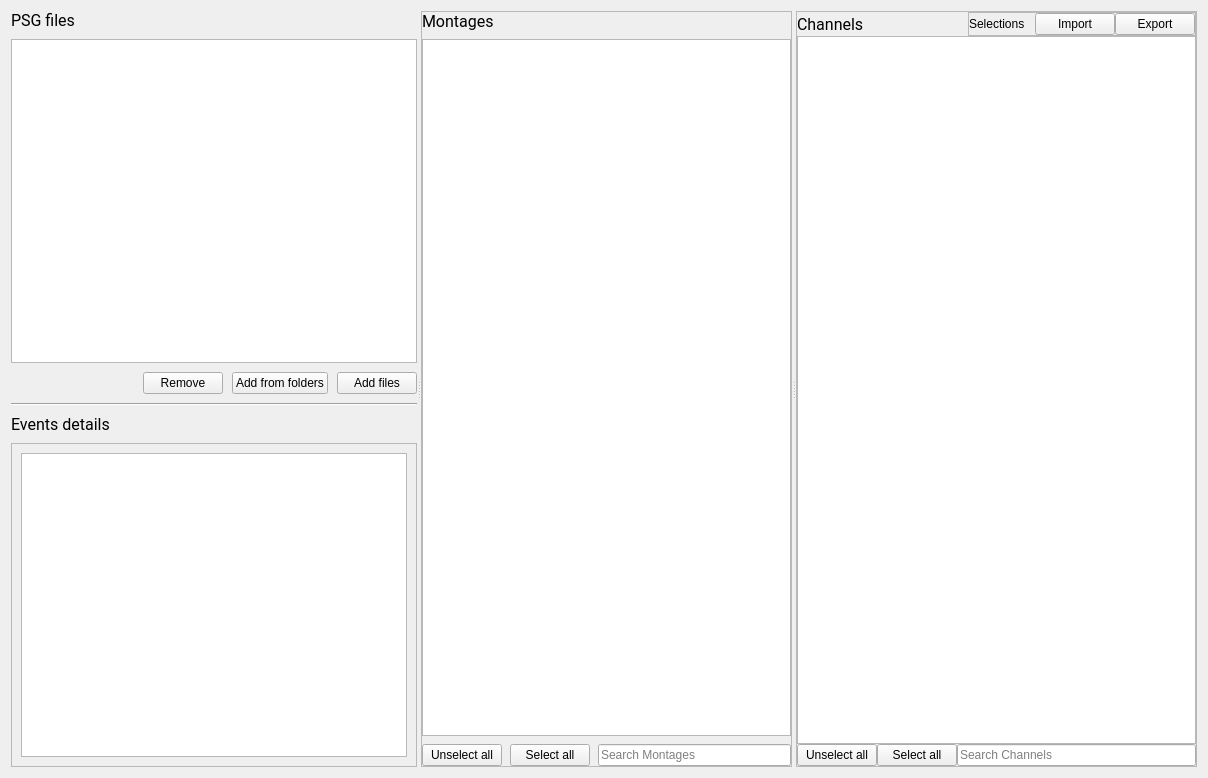
<?xml version="1.0" encoding="UTF-8"?>
<ui version="4.0">
 <class>InputFilesStep</class>
 <widget class="QWidget" name="InputFilesStep">
  <property name="geometry">
   <rect>
    <x>0</x>
    <y>0</y>
    <width>1208</width>
    <height>778</height>
   </rect>
  </property>
  <property name="windowTitle">
   <string>Form</string>
  </property>
  <property name="styleSheet">
   <string notr="true">font: 12pt &quot;Roboto&quot;;</string>
  </property>
  <layout class="QVBoxLayout" name="verticalLayout_4">
   <item>
    <widget class="QSplitter" name="splitter">
     <property name="orientation">
      <enum>Qt::Horizontal</enum>
     </property>
     <property name="childrenCollapsible">
      <bool>false</bool>
     </property>
     <widget class="QWidget" name="layoutWidget">
      <layout class="QVBoxLayout" name="verticalLayout">
       <property name="spacing">
        <number>9</number>
       </property>
       <item>
        <widget class="QLabel" name="label_PSG">
         <property name="font">
          <font>
           <family>Roboto</family>
           <pointsize>12</pointsize>
           <weight>50</weight>
           <italic>false</italic>
           <bold>false</bold>
          </font>
         </property>
         <property name="text">
          <string>PSG files</string>
         </property>
        </widget>
       </item>
       <item>
        <widget class="QListView" name="files_listview">
         <property name="editTriggers">
          <set>QAbstractItemView::NoEditTriggers</set>
         </property>
         <property name="selectionMode">
          <enum>QAbstractItemView::ExtendedSelection</enum>
         </property>
         <property name="selectionBehavior">
          <enum>QAbstractItemView::SelectItems</enum>
         </property>
        </widget>
       </item>
       <item>
        <layout class="QHBoxLayout" name="horizontalLayout_3">
         <item>
          <spacer name="horizontalSpacer_2">
           <property name="orientation">
            <enum>Qt::Horizontal</enum>
           </property>
           <property name="sizeHint" stdset="0">
            <size>
             <width>40</width>
             <height>20</height>
            </size>
           </property>
          </spacer>
         </item>
         <item>
          <widget class="QPushButton" name="remove_entries_pushbutton">
           <property name="text">
            <string>Remove</string>
           </property>
          </widget>
         </item>
         <item>
          <widget class="QPushButton" name="add_folders_pushbutton">
           <property name="text">
            <string>Add from folders</string>
           </property>
          </widget>
         </item>
         <item>
          <widget class="QPushButton" name="add_files_pushbutton">
           <property name="text">
            <string>Add files</string>
           </property>
          </widget>
         </item>
        </layout>
       </item>
       <item>
        <widget class="Line" name="line_2">
         <property name="orientation">
          <enum>Qt::Horizontal</enum>
         </property>
        </widget>
       </item>
       <item>
        <widget class="QLabel" name="label_4">
         <property name="font">
          <font>
           <family>Roboto</family>
           <pointsize>12</pointsize>
           <weight>50</weight>
           <italic>false</italic>
           <bold>false</bold>
          </font>
         </property>
         <property name="text">
          <string>Events details</string>
         </property>
        </widget>
       </item>
       <item>
        <widget class="QScrollArea" name="scrollArea">
         <property name="widgetResizable">
          <bool>true</bool>
         </property>
         <widget class="QWidget" name="scrollAreaWidgetContents">
          <property name="geometry">
           <rect>
            <x>0</x>
            <y>0</y>
            <width>385</width>
            <height>319</height>
           </rect>
          </property>
          <layout class="QVBoxLayout" name="verticalLayout_5">
           <item>
            <widget class="QTreeView" name="events_treeView"/>
           </item>
          </layout>
         </widget>
        </widget>
       </item>
      </layout>
     </widget>
     <widget class="QFrame" name="frame_montages">
      <property name="enabled">
       <bool>true</bool>
      </property>
      <property name="frameShape">
       <enum>QFrame::StyledPanel</enum>
      </property>
      <property name="frameShadow">
       <enum>QFrame::Raised</enum>
      </property>
      <layout class="QVBoxLayout" name="verticalLayout_7">
       <property name="spacing">
        <number>8</number>
       </property>
       <property name="leftMargin">
        <number>0</number>
       </property>
       <property name="topMargin">
        <number>0</number>
       </property>
       <property name="rightMargin">
        <number>0</number>
       </property>
       <property name="bottomMargin">
        <number>0</number>
       </property>
       <item>
        <layout class="QVBoxLayout" name="verticalLayout_3">
         <item>
          <widget class="QLabel" name="label_Montages">
           <property name="font">
            <font>
             <family>Roboto</family>
             <pointsize>12</pointsize>
             <weight>50</weight>
             <italic>false</italic>
             <bold>false</bold>
            </font>
           </property>
           <property name="text">
            <string>Montages</string>
           </property>
          </widget>
         </item>
         <item>
          <widget class="QTableView" name="montages_tableview">
           <property name="selectionMode">
            <enum>QAbstractItemView::MultiSelection</enum>
           </property>
           <property name="selectionBehavior">
            <enum>QAbstractItemView::SelectRows</enum>
           </property>
           <property name="horizontalScrollMode">
            <enum>QAbstractItemView::ScrollPerPixel</enum>
           </property>
           <attribute name="horizontalHeaderStretchLastSection">
            <bool>true</bool>
           </attribute>
          </widget>
         </item>
         <item>
          <layout class="QHBoxLayout" name="horizontalLayout">
           <item>
            <widget class="QPushButton" name="unselect_all_montage_pushbutton">
             <property name="text">
              <string>Unselect all</string>
             </property>
            </widget>
           </item>
           <item>
            <widget class="QPushButton" name="select_all_montage_pushbutton">
             <property name="text">
              <string>Select all</string>
             </property>
            </widget>
           </item>
           <item>
            <widget class="QLineEdit" name="montage_search_lineedit">
             <property name="placeholderText">
              <string>Search Montages</string>
             </property>
            </widget>
           </item>
          </layout>
         </item>
        </layout>
       </item>
      </layout>
     </widget>
     <widget class="QFrame" name="frame_channels">
      <property name="frameShape">
       <enum>QFrame::StyledPanel</enum>
      </property>
      <property name="frameShadow">
       <enum>QFrame::Raised</enum>
      </property>
      <layout class="QVBoxLayout" name="verticalLayout_2">
       <property name="spacing">
        <number>0</number>
       </property>
       <property name="leftMargin">
        <number>0</number>
       </property>
       <property name="topMargin">
        <number>0</number>
       </property>
       <property name="rightMargin">
        <number>0</number>
       </property>
       <property name="bottomMargin">
        <number>0</number>
       </property>
       <item>
        <layout class="QHBoxLayout" name="horizontalLayout_5">
         <item>
          <widget class="QLabel" name="label_Channels">
           <property name="font">
            <font>
             <family>Roboto</family>
             <pointsize>12</pointsize>
             <weight>50</weight>
             <italic>false</italic>
             <bold>false</bold>
            </font>
           </property>
           <property name="text">
            <string>Channels</string>
           </property>
          </widget>
         </item>
         <item>
          <spacer name="horizontalSpacer">
           <property name="orientation">
            <enum>Qt::Horizontal</enum>
           </property>
           <property name="sizeHint" stdset="0">
            <size>
             <width>13</width>
             <height>21</height>
            </size>
           </property>
          </spacer>
         </item>
         <item>
          <widget class="QFrame" name="frame">
           <property name="frameShape">
            <enum>QFrame::StyledPanel</enum>
           </property>
           <property name="frameShadow">
            <enum>QFrame::Raised</enum>
           </property>
           <layout class="QHBoxLayout" name="horizontalLayout_2">
            <property name="spacing">
             <number>0</number>
            </property>
            <property name="leftMargin">
             <number>0</number>
            </property>
            <property name="topMargin">
             <number>0</number>
            </property>
            <property name="rightMargin">
             <number>0</number>
            </property>
            <property name="bottomMargin">
             <number>0</number>
            </property>
            <item>
             <widget class="QLabel" name="label_selection">
              <property name="text">
               <string>Selections</string>
              </property>
             </widget>
            </item>
            <item>
             <spacer name="horizontalSpacer_3">
              <property name="orientation">
               <enum>Qt::Horizontal</enum>
              </property>
              <property name="sizeType">
               <enum>QSizePolicy::Fixed</enum>
              </property>
              <property name="sizeHint" stdset="0">
               <size>
                <width>10</width>
                <height>20</height>
               </size>
              </property>
             </spacer>
            </item>
            <item>
             <widget class="QPushButton" name="import_pushbutton">
              <property name="toolTip">
               <string>Press to import a saved selection of files with their montage and channels.</string>
              </property>
              <property name="text">
               <string>Import</string>
              </property>
             </widget>
            </item>
            <item>
             <widget class="QPushButton" name="export_pushbutton">
              <property name="toolTip">
               <string>Press to export and save the current selection of files with their montage and channels.</string>
              </property>
              <property name="text">
               <string>Export</string>
              </property>
             </widget>
            </item>
           </layout>
          </widget>
         </item>
        </layout>
       </item>
       <item>
        <widget class="QTableView" name="channels_tableview">
         <property name="editTriggers">
          <set>QAbstractItemView::SelectedClicked</set>
         </property>
         <property name="dragEnabled">
          <bool>false</bool>
         </property>
         <property name="dragDropOverwriteMode">
          <bool>false</bool>
         </property>
         <property name="dragDropMode">
          <enum>QAbstractItemView::NoDragDrop</enum>
         </property>
         <property name="alternatingRowColors">
          <bool>true</bool>
         </property>
         <property name="selectionBehavior">
          <enum>QAbstractItemView::SelectRows</enum>
         </property>
         <property name="horizontalScrollMode">
          <enum>QAbstractItemView::ScrollPerPixel</enum>
         </property>
         <property name="sortingEnabled">
          <bool>false</bool>
         </property>
         <attribute name="horizontalHeaderStretchLastSection">
          <bool>true</bool>
         </attribute>
        </widget>
       </item>
       <item>
        <layout class="QHBoxLayout" name="horizontalLayout_4">
         <item>
          <widget class="QPushButton" name="unselect_all_channels_pushbutton">
           <property name="text">
            <string>Unselect all</string>
           </property>
          </widget>
         </item>
         <item>
          <widget class="QPushButton" name="select_all_channels_pushbutton">
           <property name="text">
            <string>Select all</string>
           </property>
          </widget>
         </item>
         <item>
          <widget class="QLineEdit" name="search_channels_lineedit">
           <property name="inputMask">
            <string/>
           </property>
           <property name="placeholderText">
            <string>Search Channels</string>
           </property>
          </widget>
         </item>
        </layout>
       </item>
      </layout>
     </widget>
    </widget>
   </item>
  </layout>
 </widget>
 <resources>
  <include location="../../../../../snooz-toolbox/src/main/python/ui/themes/themes.qrc"/>
 </resources>
 <connections>
  <connection>
   <sender>add_files_pushbutton</sender>
   <signal>clicked()</signal>
   <receiver>InputFilesStep</receiver>
   <slot>add_files_slot()</slot>
   <hints>
    <hint type="sourcelabel">
     <x>203</x>
     <y>550</y>
    </hint>
    <hint type="destinationlabel">
     <x>330</x>
     <y>286</y>
    </hint>
   </hints>
  </connection>
  <connection>
   <sender>remove_entries_pushbutton</sender>
   <signal>clicked()</signal>
   <receiver>InputFilesStep</receiver>
   <slot>remove_entries_slot()</slot>
   <hints>
    <hint type="sourcelabel">
     <x>73</x>
     <y>550</y>
    </hint>
    <hint type="destinationlabel">
     <x>330</x>
     <y>286</y>
    </hint>
   </hints>
  </connection>
  <connection>
   <sender>add_folders_pushbutton</sender>
   <signal>clicked()</signal>
   <receiver>InputFilesStep</receiver>
   <slot>add_folders_slot()</slot>
   <hints>
    <hint type="sourcelabel">
     <x>160</x>
     <y>550</y>
    </hint>
    <hint type="destinationlabel">
     <x>330</x>
     <y>286</y>
    </hint>
   </hints>
  </connection>
  <connection>
   <sender>search_channels_lineedit</sender>
   <signal>textChanged(QString)</signal>
   <receiver>InputFilesStep</receiver>
   <slot>channel_search_changed_slot()</slot>
   <hints>
    <hint type="sourcelabel">
     <x>871</x>
     <y>570</y>
    </hint>
    <hint type="destinationlabel">
     <x>473</x>
     <y>297</y>
    </hint>
   </hints>
  </connection>
  <connection>
   <sender>montage_search_lineedit</sender>
   <signal>textChanged(QString)</signal>
   <receiver>InputFilesStep</receiver>
   <slot>montage_seach_changed_slot()</slot>
   <hints>
    <hint type="sourcelabel">
     <x>558</x>
     <y>570</y>
    </hint>
    <hint type="destinationlabel">
     <x>473</x>
     <y>297</y>
    </hint>
   </hints>
  </connection>
  <connection>
   <sender>select_all_channels_pushbutton</sender>
   <signal>clicked()</signal>
   <receiver>InputFilesStep</receiver>
   <slot>channels_select_all_slot()</slot>
   <hints>
    <hint type="sourcelabel">
     <x>762</x>
     <y>570</y>
    </hint>
    <hint type="destinationlabel">
     <x>473</x>
     <y>297</y>
    </hint>
   </hints>
  </connection>
  <connection>
   <sender>select_all_montage_pushbutton</sender>
   <signal>clicked()</signal>
   <receiver>InputFilesStep</receiver>
   <slot>montages_select_all_slot()</slot>
   <hints>
    <hint type="sourcelabel">
     <x>449</x>
     <y>570</y>
    </hint>
    <hint type="destinationlabel">
     <x>473</x>
     <y>297</y>
    </hint>
   </hints>
  </connection>
  <connection>
   <sender>unselect_all_channels_pushbutton</sender>
   <signal>clicked()</signal>
   <receiver>InputFilesStep</receiver>
   <slot>channels_unselect_all_slot()</slot>
   <hints>
    <hint type="sourcelabel">
     <x>676</x>
     <y>570</y>
    </hint>
    <hint type="destinationlabel">
     <x>473</x>
     <y>297</y>
    </hint>
   </hints>
  </connection>
  <connection>
   <sender>unselect_all_montage_pushbutton</sender>
   <signal>clicked()</signal>
   <receiver>InputFilesStep</receiver>
   <slot>montages_unselect_all_slot()</slot>
   <hints>
    <hint type="sourcelabel">
     <x>363</x>
     <y>570</y>
    </hint>
    <hint type="destinationlabel">
     <x>473</x>
     <y>297</y>
    </hint>
   </hints>
  </connection>
  <connection>
   <sender>files_listview</sender>
   <signal>clicked(QModelIndex)</signal>
   <receiver>InputFilesStep</receiver>
   <slot>file_selection_changed_slot()</slot>
   <hints>
    <hint type="sourcelabel">
     <x>168</x>
     <y>90</y>
    </hint>
    <hint type="destinationlabel">
     <x>473</x>
     <y>297</y>
    </hint>
   </hints>
  </connection>
  <connection>
   <sender>export_pushbutton</sender>
   <signal>clicked()</signal>
   <receiver>InputFilesStep</receiver>
   <slot>export_slot()</slot>
   <hints>
    <hint type="sourcelabel">
     <x>897</x>
     <y>29</y>
    </hint>
    <hint type="destinationlabel">
     <x>473</x>
     <y>297</y>
    </hint>
   </hints>
  </connection>
  <connection>
   <sender>import_pushbutton</sender>
   <signal>clicked()</signal>
   <receiver>InputFilesStep</receiver>
   <slot>import_slot()</slot>
   <hints>
    <hint type="sourcelabel">
     <x>816</x>
     <y>23</y>
    </hint>
    <hint type="destinationlabel">
     <x>473</x>
     <y>297</y>
    </hint>
   </hints>
  </connection>
 </connections>
 <slots>
  <slot>add_files_slot()</slot>
  <slot>remove_entries_slot()</slot>
  <slot>add_folders_slot()</slot>
  <slot>on_test_button()</slot>
  <slot>channel_search_changed_slot()</slot>
  <slot>on_apply()</slot>
  <slot>on_cancel()</slot>
  <slot>file_selection_changed_slot()</slot>
  <slot>montage_seach_changed_slot()</slot>
  <slot>on_file_search_changed()</slot>
  <slot>montages_select_all_slot()</slot>
  <slot>channels_select_all_slot()</slot>
  <slot>montages_unselect_all_slot()</slot>
  <slot>channels_unselect_all_slot()</slot>
  <slot>export_slot()</slot>
  <slot>import_slot()</slot>
 </slots>
</ui>
